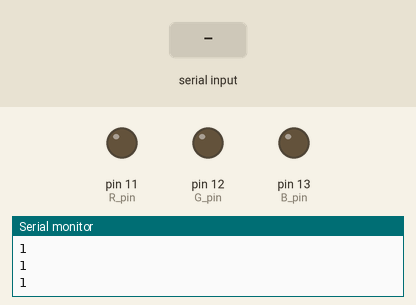
A sketch run on a simulated Arduino Uno, built with avr-gcc and run on an emulated ATmega328P. On the bench: output pins drawn as LEDs (lit = HIGH), the last lines printed to the serial monitor. Inputs (shaded band) come from the test bench.

Above: at 1.2 s.
1.3 s: "90,45,200\n" received over Serial
At 2.0 s:
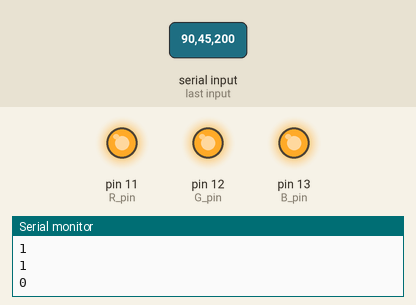
Timing chart, 0 to 4.3 s (numbered marks = the images above; inputs shaded):
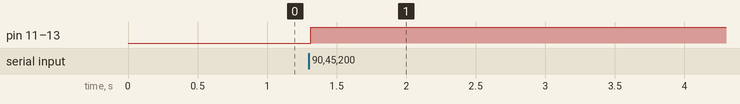

The sketch:

Obmen_primer_a.ino
```cpp
#define R_pin 11  // присваиваем имя RED для пина 11
#define G_pin 12 // присваиваем имя GRN для пина 12
#define B_pin 13  // присваиваем имя BLU для пина 13
int ser;
int R = 0;
int G = 0;
int B = 0;
int Time = 1000;
void setup() {
 pinMode(R_pin, OUTPUT);  // используем Pin11 для вывода
 pinMode(G_pin, OUTPUT); // используем Pin12 для вывода
 pinMode(B_pin, OUTPUT);  // используем Pin13 для вывода
 Serial.begin(9600);
 Serial.setTimeout(5);
}

void loop() {
  ser = 1;
  delay(100);
  Serial.println(ser);
  if (Serial.available() > 0){
    ser = 0;
    Serial.println(ser);
    R = Serial.parseInt();
    G = Serial.parseInt();
    B = Serial.parseInt();
    Time = Serial.parseInt();
    digitalWrite(R_pin, R);
    digitalWrite(G_pin, G);
    digitalWrite(B_pin, B);
    delay(5000);
  }

  int R = 0;
  int G = 0;
  int B = 0;
}
```

Measured:
- after the input at 1.3 s, pin 11 (R_pin), pin 12 (G_pin), pin 13 (B_pin): LOW → HIGH at once
